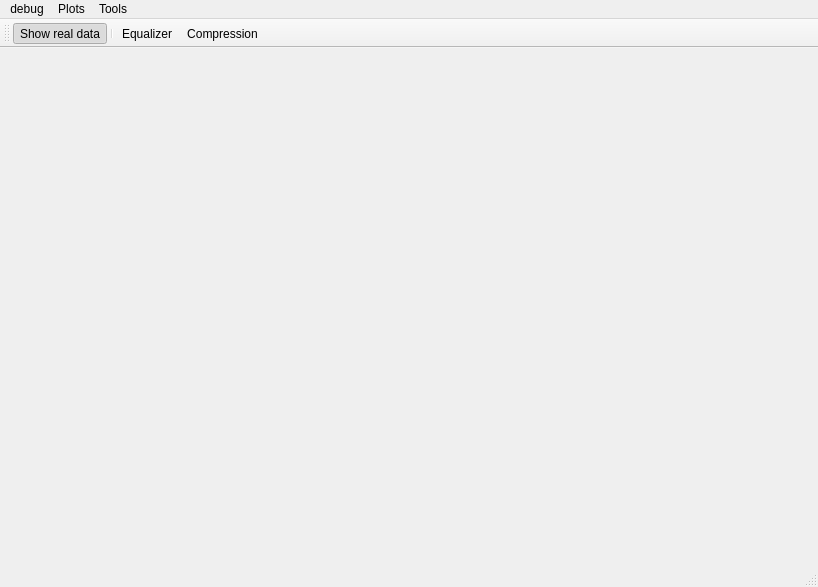
<?xml version="1.0" encoding="UTF-8"?>
<ui version="4.0">
 <class>MainWindow</class>
 <widget class="QMainWindow" name="MainWindow">
  <property name="geometry">
   <rect>
    <x>0</x>
    <y>0</y>
    <width>818</width>
    <height>587</height>
   </rect>
  </property>
  <property name="windowTitle">
   <string>MainWindow</string>
  </property>
  <widget class="QWidget" name="centralWidget">
   <property name="maximumSize">
    <size>
     <width>16777215</width>
     <height>16777215</height>
    </size>
   </property>
   <layout class="QVBoxLayout" name="verticalLayout" stretch="1,1">
    <item>
     <widget class="QCustomPlot" name="plotReal" native="true">
      <property name="sizePolicy">
       <sizepolicy hsizetype="Expanding" vsizetype="Preferred">
        <horstretch>0</horstretch>
        <verstretch>0</verstretch>
       </sizepolicy>
      </property>
     </widget>
    </item>
    <item>
     <widget class="QCustomPlot" name="plotFFT" native="true">
      <property name="sizePolicy">
       <sizepolicy hsizetype="Expanding" vsizetype="Preferred">
        <horstretch>0</horstretch>
        <verstretch>0</verstretch>
       </sizepolicy>
      </property>
     </widget>
    </item>
   </layout>
  </widget>
  <widget class="QMenuBar" name="menuBar">
   <property name="geometry">
    <rect>
     <x>0</x>
     <y>0</y>
     <width>818</width>
     <height>27</height>
    </rect>
   </property>
   <widget class="QMenu" name="menuDebug">
    <property name="title">
     <string>debug</string>
    </property>
   </widget>
   <widget class="QMenu" name="menuPlots">
    <property name="title">
     <string>Plots</string>
    </property>
    <addaction name="actionShow_real_data"/>
   </widget>
   <widget class="QMenu" name="menuTools">
    <property name="title">
     <string>Tools</string>
    </property>
    <addaction name="actionEqualizer"/>
    <addaction name="actionNormalization"/>
   </widget>
   <addaction name="menuDebug"/>
   <addaction name="menuPlots"/>
   <addaction name="menuTools"/>
  </widget>
  <widget class="QToolBar" name="mainToolBar">
   <attribute name="toolBarArea">
    <enum>TopToolBarArea</enum>
   </attribute>
   <attribute name="toolBarBreak">
    <bool>false</bool>
   </attribute>
   <addaction name="actionShow_real_data"/>
   <addaction name="separator"/>
   <addaction name="actionEqualizer"/>
   <addaction name="actionNormalization"/>
  </widget>
  <widget class="QStatusBar" name="statusBar"/>
  <action name="actionShow_real_data">
   <property name="checkable">
    <bool>true</bool>
   </property>
   <property name="checked">
    <bool>true</bool>
   </property>
   <property name="text">
    <string>Show real data</string>
   </property>
  </action>
  <action name="actionEqualizer">
   <property name="text">
    <string>Equalizer</string>
   </property>
  </action>
  <action name="actionNormalization">
   <property name="text">
    <string>Compression</string>
   </property>
  </action>
 </widget>
 <layoutdefault spacing="6" margin="11"/>
 <customwidgets>
  <customwidget>
   <class>QCustomPlot</class>
   <extends>QWidget</extends>
   <header>qcustomplot/qcustomplot.h</header>
   <container>1</container>
  </customwidget>
 </customwidgets>
 <resources/>
 <connections/>
</ui>
